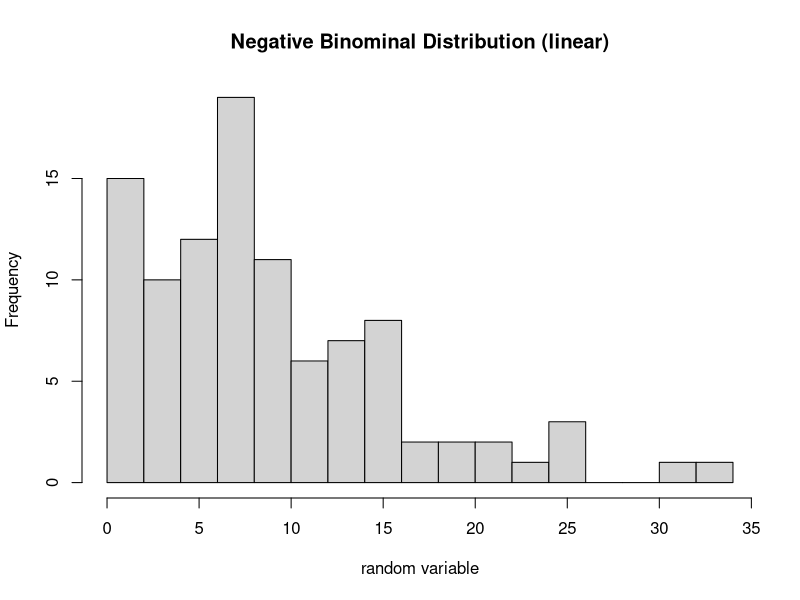
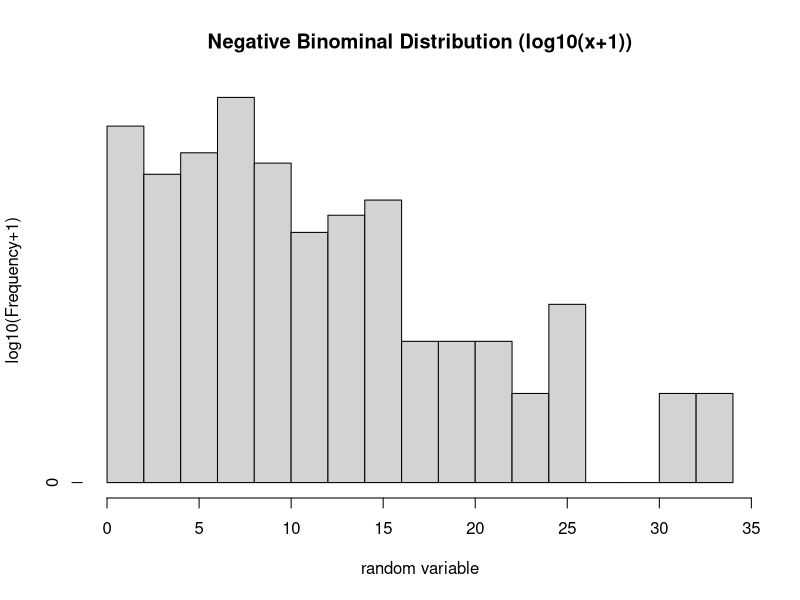

R code for these plots, in order:
## ---- chunk 1
size <- 100
mu <- 10
dispersion <- 2
mean <- mu
variance <- mu+mu^2*dispersion
## ---- chunk 2
x1 <- rnbinom(100, mu = 10, size = 2)
## ---- chunk 3
h1 <- hist(x1, breaks = 20, xlab= "random variable", 
           main= "Negative Binominal Distribution (linear)")
## ---- chunk 4
hist1_log = log10(h1$counts)
hist.data = hist(x1, breaks = 20, plot = FALSE )
hist.data$counts = log10(hist.data$counts+1)
plot(hist.data, ylab='log10(Frequency+1)', 
     xlab= "random variable", 
     main= "Negative Binominal Distribution (log10(x+1))", 
     col = "lightgrey")

## ---- chunk 5
mean_sample = mean(x1)
variance_sample = var(x1)
